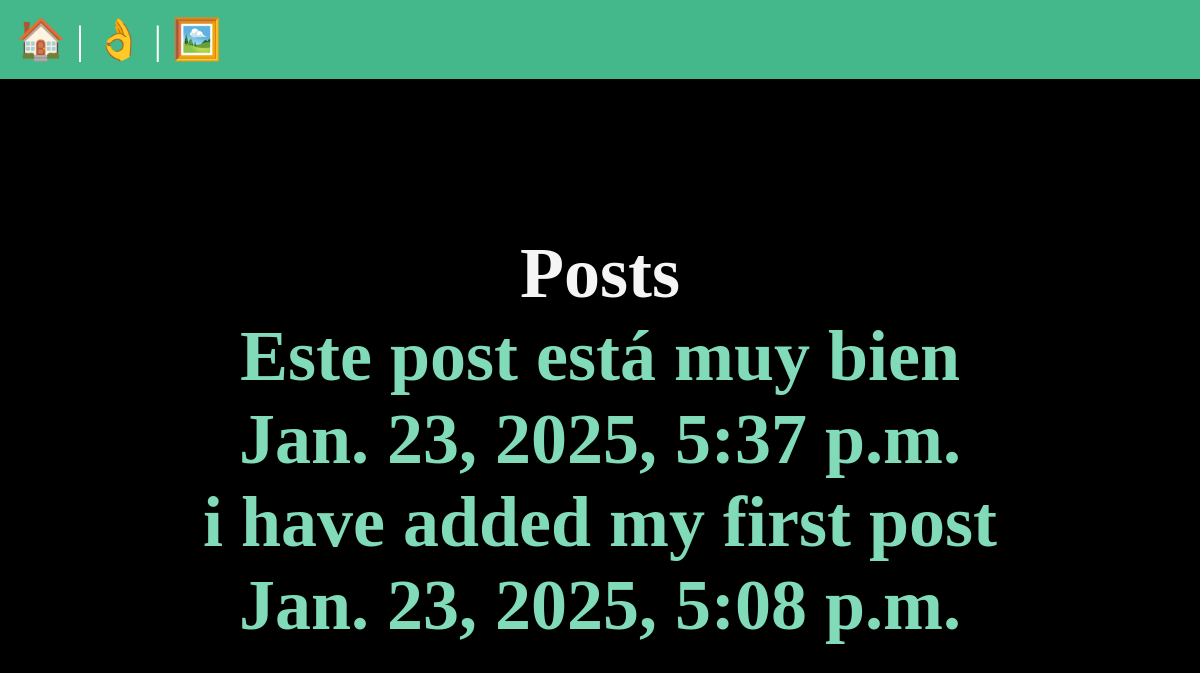
/posts/, run on the app's committed database.
### posts/models.py (models this page shows, shortened)
class Post(models.Model):
    title = models.CharField(max_length=75)
    body = models.TextField()
    slug = models.SlugField()
    date = models.DateTimeField(auto_now_add=True)
    banner = models.ImageField(default='fallback.png', blank = True)

### posts/views.py (the view)
# urls.py: path('', views.posts_list, name="list"),
def posts_list(request):
    posts = Post.objects.all().order_by('-date')
    return render(request, 'posts/posts_list.html', {'posts':posts})

### posts/templates/posts/posts_list.html (shortened to what this page needs)
{% extends 'layout.html' %}
{% block content %}
<section>
<h1>Posts </h1>
{% for post in posts %}
    <article class="post">
        <h2>
           <a href="{% url 'posts:page' slug=post.slug %}"
            {{ post.title }}
    </h2>
        <p>{{ post.body }}</p>
        <p>{{ post.date }}</p>
    </article>
{% endfor %}
</section>
{% endblock content %}

### data on the page
Post: body "Este post está muy bien", date "Jan. 23, 2025, 5:37 p.m."
Post: body "i have added my first post", date "Jan. 23, 2025, 5:08 p.m."
